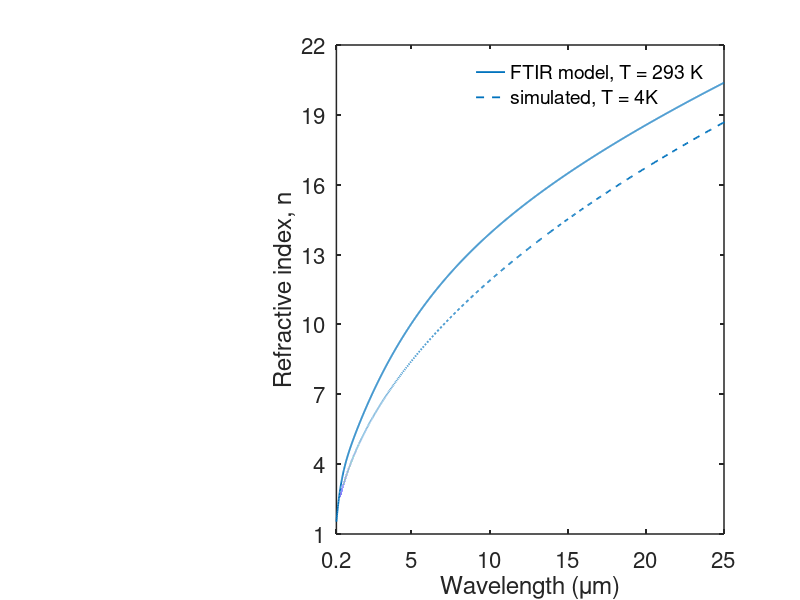
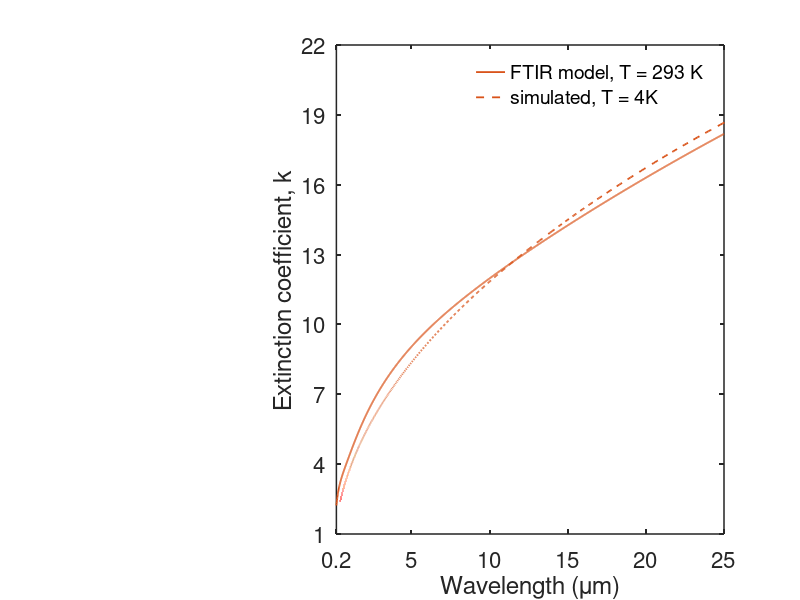

Reproduce these figures in MATLAB, in order.
clc;        clear all;      close all;      format long

%% MoSi
x = [1.127461510506305  14.245125499784351   5.780781253337324...
        19.649609489208387   4.873159703434938  14.681656921944104   3.144758491240632   0.338559239864453   1.011683444359494];
wv1=linspace(0.2,25,2000);           omega=1.2398./wv1;
Drude=x(2)^2./(omega.^2 + 1i*omega*x(3));
Lorentz=x(4)^2./(x(5)^2 - omega.^2 - 1i*omega*x(6));
Lorentz1=x(7)^2./(x(8)^2 - omega.^2 - 1i*omega*x(9));
ncal2=sqrt(x(1)-Drude+Lorentz+Lorentz1);
figure(1);      subplot(1,3,[2 3]);
plot(wv1,real(ncal2),'Color',[0 0.4470 0.7410],'linewidth',1.3);     hold on;      
xlim([0.2 25]);     xticks([0.2 5:5:25]);  
ylim([1 22]);       yticks(1:3:22);
xlabel('Wavelength (μm)','FontSize',16);               
ylabel('Refractive index, n','FontSize',16);      
set(gca,'LineWidth',1.1,'fontsize',16);   

figure(2);      subplot(1,3,[2 3]);
plot(wv1,imag(ncal2),'Color',[0.8500, 0.3250, 0.0980],'linewidth',1.3);       hold on;           
xlim([0.2 25]);     xticks([0.2 5:5:25]); 
ylim([1 22]);       yticks(1:3:22);
xlabel('Wavelength (μm)','FontSize',16);               
ylabel('Extinction coefficient, k','FontSize',16);
set(gca,'LineWidth',1.1,'fontsize',16);   

% Python nk simulation @4K
load('MoSi_nk_4K.mat');
figure(1);      subplot(1,3,[2 3]);
plot(wv, real(nk_result),'--','Color',[0 0.4470 0.7410],'linewidth',1.3);     hold on;
legend({'FTIR model, T = 293 K','simulated, T = 4K'},'Location','best','FontSize',14);          
legend boxoff;      
figure(2);      subplot(1,3,[2 3]);
plot(wv, imag(nk_result),'--','Color',[0.8500, 0.3250, 0.0980],'linewidth',1.3);     hold on;
legend({'FTIR model, T = 293 K','simulated, T = 4K'},'Location','best','FontSize',14);          
legend boxoff;
